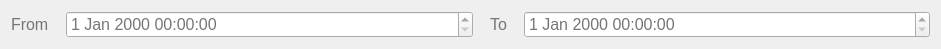
  <widget class="QWidget" name="gridLayoutWidget">
   <property name="geometry">
    <rect>
     <x>40</x>
     <y>240</y>
     <width>941</width>
     <height>41</height>
    </rect>
   </property>
   <layout class="QGridLayout" name="gridLayout">
    <property name="horizontalSpacing">
     <number>17</number>
    </property>
    <property name="verticalSpacing">
     <number>6</number>
    </property>
    <item row="0" column="1">
     <widget class="QDateTimeEdit" name="fromDateTimeEdit">
      <property name="sizePolicy">
       <sizepolicy hsizetype="Minimum" vsizetype="Preferred">
        <horstretch>0</horstretch>
        <verstretch>0</verstretch>
       </sizepolicy>
      </property>
      <property name="font">
       <font>
        <pointsize>12</pointsize>
       </font>
      </property>
      <property name="styleSheet">
       <string notr="true">color:#757575</string>
      </property>
     </widget>
    </item>
    <item row="0" column="0">
     <widget class="QLabel" name="fromLabel">
      <property name="sizePolicy">
       <sizepolicy hsizetype="Fixed" vsizetype="Fixed">
        <horstretch>0</horstretch>
        <verstretch>0</verstretch>
       </sizepolicy>
      </property>
      <property name="font">
       <font>
        <pointsize>12</pointsize>
       </font>
      </property>
      <property name="styleSheet">
       <string notr="true">color:#757575</string>
      </property>
      <property name="text">
       <string>From</string>
      </property>
     </widget>
    </item>
    <item row="0" column="2">
     <widget class="QLabel" name="toLabel">
      <property name="sizePolicy">
       <sizepolicy hsizetype="Fixed" vsizetype="Fixed">
        <horstretch>0</horstretch>
        <verstretch>0</verstretch>
       </sizepolicy>
      </property>
      <property name="font">
       <font>
        <pointsize>12</pointsize>
       </font>
      </property>
      <property name="styleSheet">
       <string notr="true">color:#757575</string>
      </property>
      <property name="text">
       <string>To</string>
      </property>
     </widget>
    </item>
    <item row="0" column="3">
     <widget class="QDateTimeEdit" name="toDateTimeEdit">
      <property name="font">
       <font>
        <pointsize>12</pointsize>
       </font>
      </property>
      <property name="styleSheet">
       <string notr="true">color:#757575</string>
      </property>
     </widget>
    </item>
   </layout>
  </widget>
